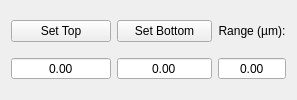
            <widget class="QWidget" name="ZTopBottom">
             <attribute name="title">
              <string>TopBottom</string>
             </attribute>
             <layout class="QGridLayout" name="gridLayout_11">
              <item row="0" column="0">
               <widget class="QPushButton" name="set_top_Button">
                <property name="minimumSize">
                 <size>
                  <width>100</width>
                  <height>0</height>
                 </size>
                </property>
                <property name="maximumSize">
                 <size>
                  <width>135</width>
                  <height>16777215</height>
                 </size>
                </property>
                <property name="text">
                 <string>Set Top</string>
                </property>
               </widget>
              </item>
              <item row="0" column="1">
               <widget class="QPushButton" name="set_bottom_Button">
                <property name="sizePolicy">
                 <sizepolicy hsizetype="Preferred" vsizetype="Fixed">
                  <horstretch>0</horstretch>
                  <verstretch>0</verstretch>
                 </sizepolicy>
                </property>
                <property name="minimumSize">
                 <size>
                  <width>95</width>
                  <height>0</height>
                 </size>
                </property>
                <property name="maximumSize">
                 <size>
                  <width>135</width>
                  <height>16777215</height>
                 </size>
                </property>
                <property name="text">
                 <string>Set Bottom</string>
                </property>
               </widget>
              </item>
              <item row="0" column="2">
               <widget class="QLabel" name="label_6">
                <property name="minimumSize">
                 <size>
                  <width>65</width>
                  <height>0</height>
                 </size>
                </property>
                <property name="maximumSize">
                 <size>
                  <width>135</width>
                  <height>16777215</height>
                 </size>
                </property>
                <property name="text">
                 <string>Range (µm):</string>
                </property>
                <property name="alignment">
                 <set>Qt::AlignCenter</set>
                </property>
               </widget>
              </item>
              <item row="1" column="0">
               <widget class="QDoubleSpinBox" name="z_top_doubleSpinBox">
                <property name="alignment">
                 <set>Qt::AlignCenter</set>
                </property>
                <property name="readOnly">
                 <bool>false</bool>
                </property>
                <property name="buttonSymbols">
                 <enum>QAbstractSpinBox::NoButtons</enum>
                </property>
                <property name="decimals">
                 <number>2</number>
                </property>
                <property name="maximum">
                 <double>1000000000.000000000000000</double>
                </property>
               </widget>
              </item>
              <item row="1" column="1">
               <widget class="QDoubleSpinBox" name="z_bottom_doubleSpinBox">
                <property name="alignment">
                 <set>Qt::AlignCenter</set>
                </property>
                <property name="readOnly">
                 <bool>false</bool>
                </property>
                <property name="buttonSymbols">
                 <enum>QAbstractSpinBox::NoButtons</enum>
                </property>
                <property name="decimals">
                 <number>2</number>
                </property>
                <property name="maximum">
                 <double>1000000000.000000000000000</double>
                </property>
               </widget>
              </item>
              <item row="1" column="2">
               <widget class="QDoubleSpinBox" name="z_range_topbottom_doubleSpinBox">
                <property name="alignment">
                 <set>Qt::AlignCenter</set>
                </property>
                <property name="readOnly">
                 <bool>true</bool>
                </property>
                <property name="buttonSymbols">
                 <enum>QAbstractSpinBox::NoButtons</enum>
                </property>
                <property name="decimals">
                 <number>2</number>
                </property>
                <property name="maximum">
                 <double>1000000000.000000000000000</double>
                </property>
               </widget>
              </item>
             </layout>
            </widget>
